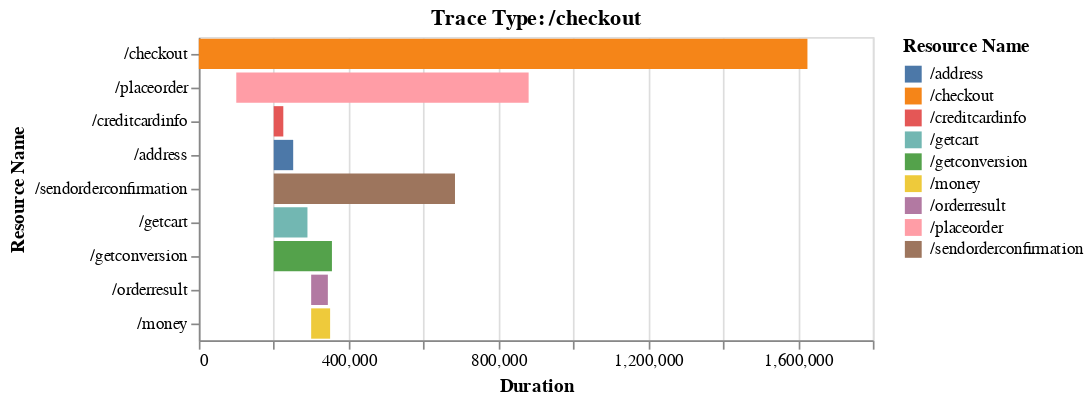

Notebook source saved alongside this figure:
### Code cell
plotTraceAgg('/checkout')

### Figure 1 — Vega-Lite specification as saved in the notebook (floating-point values rounded to 4 significant figures)
{"config": {"view": {"continuousWidth": 400, "continuousHeight": 300}}, "data": {"name": "data-85b5a962baae9ade63b96cdfc08174c2"}, "mark": "bar", "encoding": {"color": {"type": "nominal", "field": "Resource Name"}, "tooltip": [{"type": "quantitative", "field": "Average Duration"}, {"type": "quantitative", "field": "Average Data Transfered"}, {"type": "quantitative", "field": "Error Rate"}], "x": {"type": "quantitative", "field": "Average loc start", "title": "Duration"}, "x2": {"field": "Average loc end"}, "y": {"type": "nominal", "field": "Resource Name", "sort": {"field": "Average order"}}}, "title": "Trace Type: /checkout", "$schema": "https://vega.github.io/schema/vega-lite/v4.8.1.json", "datasets": {"data-85b5a962baae9ade63b96cdfc08174c2": [{"root": "/checkout", "Resource Name": "/address", "Average Duration": 52000.0, "Error Count": 87, "Error Rate": 0.0, "Average Data Transfered": 5131.0, "Average loc start": 200000, "Average loc end": 252000.0, "Average order": 3.01}, {"root": "/checkout", "Resource Name": "/checkout", "Average Duration": 1625000.0, "Error Count": 119, "Error Rate": 0.403, "Average Data Transfered": 4491.0, "Average loc start": 0, "Average loc end": 1625000.0, "Average order": 0.0}, {"root": "/checkout", "Resource Name": "/creditcardinfo", "Average Duration": 25610.0, "Error Count": 87, "Error Rate": 0.0, "Average Data Transfered": 4879.0, "Average loc start": 200000, "Average loc end": 225600.0, "Average order": 2.3}, {"root": "/checkout", "Resource Name": "/getcart", "Average Duration": 90100.0, "Error Count": 87, "Error Rate": 0.0, "Average Data Transfered": 4448.0, "Average loc start": 200000, "Average loc end": 290100.0, "Average order": 3.17}, {"root": "/checkout", "Resource Name": "/getconversion", "Average Duration": 155500.0, "Error Count": 87, "Error Rate": 0.0, "Average Data Transfered": 4506.0, "Average loc start": 200000, "Average loc end": 355500.0, "Average order": 3.44}, {"root": "/checkout", "Resource Name": "/money", "Average Duration": 50620.0, "Error Count": 87, "Error Rate": 0.0, "Average Data Transfered": 4392.0, "Average loc start": 300000, "Average loc end": 350600.0, "Average order": 3.94}, {"root": "/checkout", "Resource Name": "/orderresult", "Average Duration": 44580.0, "Error Count": 71, "Error Rate": 0.0, "Average Data Transfered": 5466.0, "Average loc start": 300000, "Average loc end": 344600.0, "Average order": 3.63}, {"root": "/checkout", "Resource Name": "/placeorder", "Average Duration": 780800.0, "Error Count": 119, "Error Rate": 0.403, "Average Data Transfered": 5175.0, "Average loc start": 100000, "Average loc end": 880800.0, "Average order": 0.5}, {"root": "/checkout", "Resource Name": "/sendorderconfirmation", "Average Duration": 484100.0, "Error Count": 87, "Error Rate": 0.184, "Average Data Transfered": 4776.0, "Average loc start": 200000, "Average loc end": 684100.0, "Average order": 3.08}]}}
